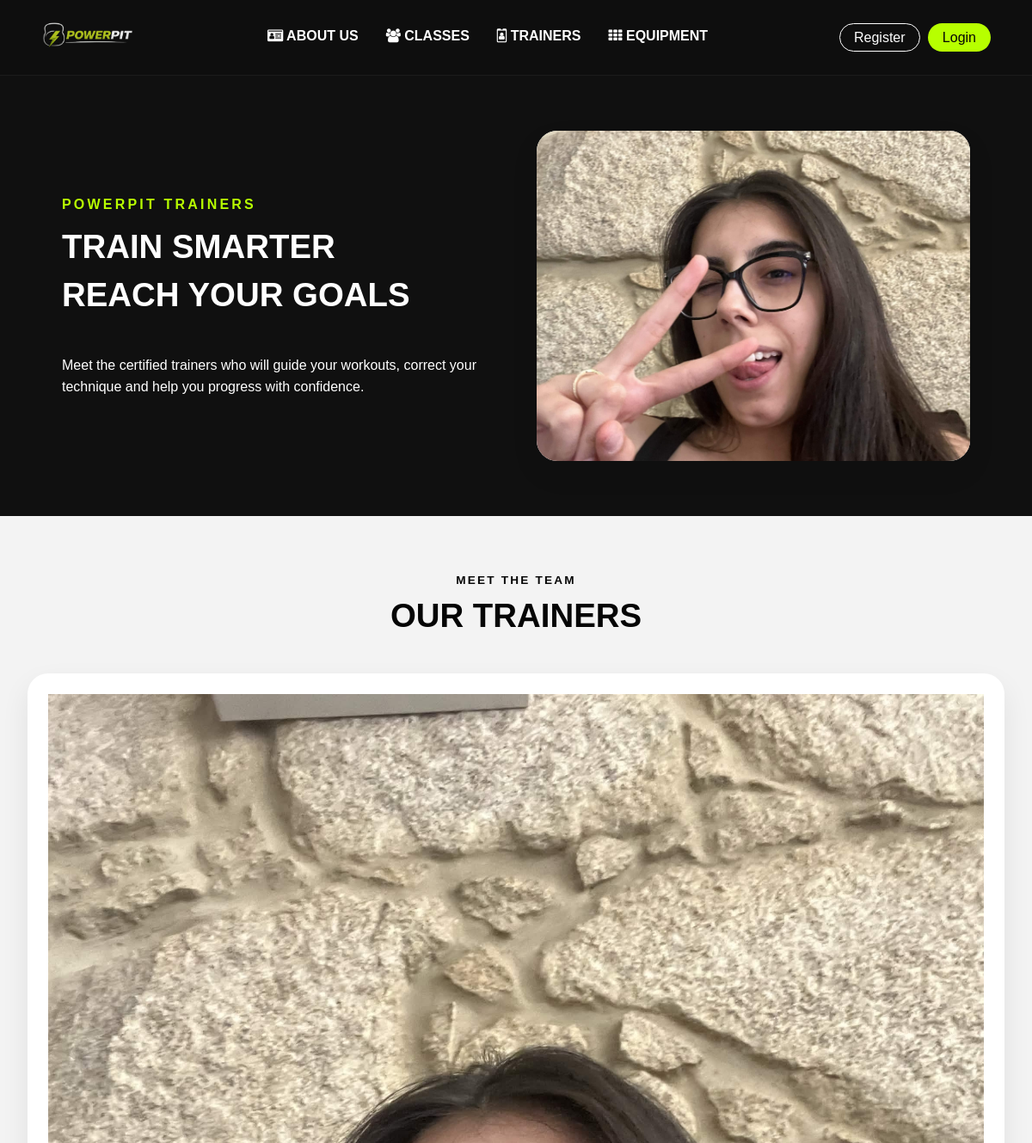
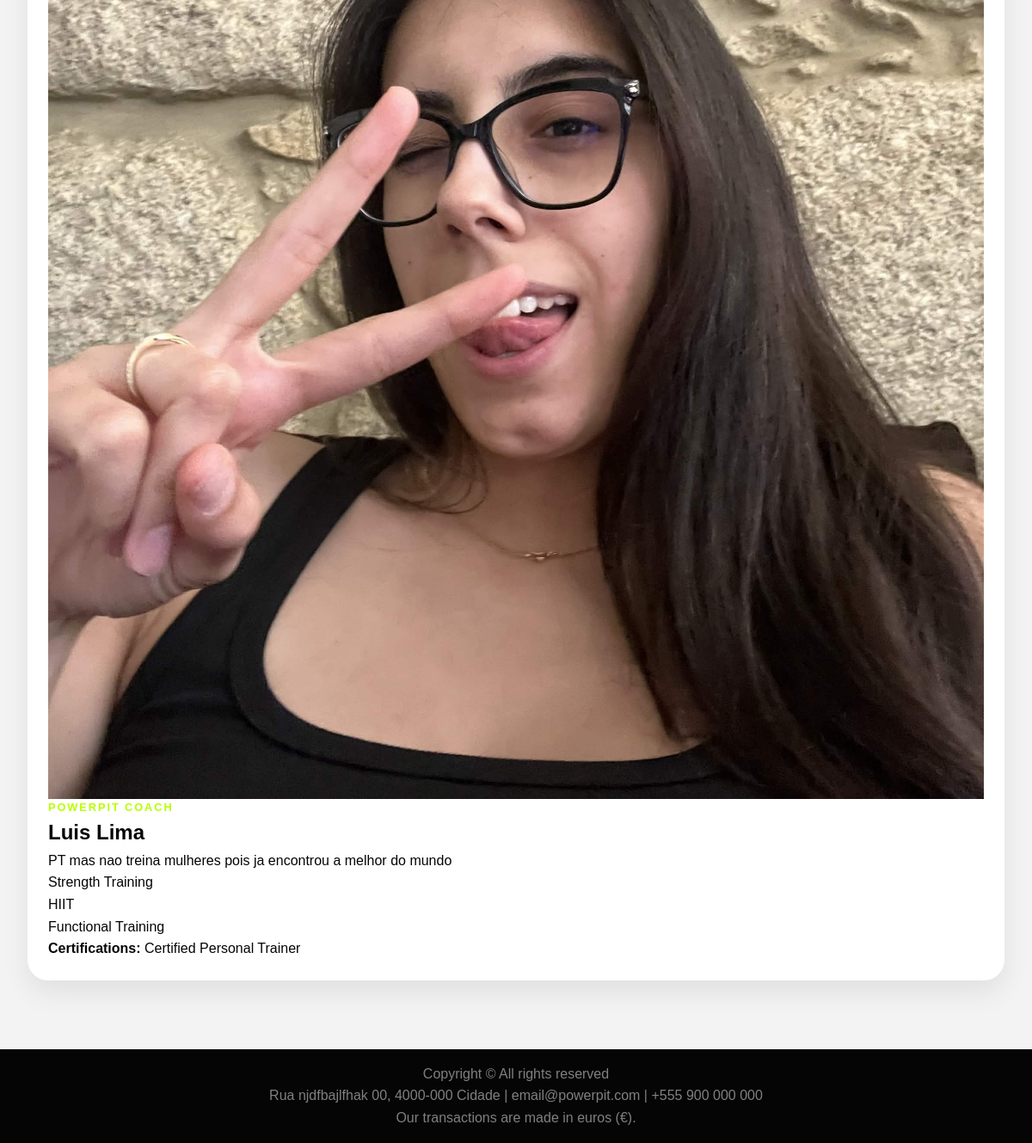
/pages/trainers.php, run on the app's committed database (2 pictures, top to bottom).
### tables this page shows
CREATE TABLE Users(
   UserId INTEGER PRIMARY KEY AUTOINCREMENT,
   Name NVARCHAR(100) NOT NULL,
   Username NVARCHAR(50) NOT NULL,
   Email NVARCHAR(100) NOT NULL,
   PasswordHash NVARCHAR(255) NOT NULL,
   Role NVARCHAR(20) NOT NULL,
   ProfileImage NVARCHAR(255),

   UNIQUE (Username),
   UNIQUE (Email)
);

CREATE TABLE Trainers(
   TrainerId INTEGER PRIMARY KEY AUTOINCREMENT,
   UserId INTEGER NOT NULL,
   Bio NVARCHAR(500),
   Specializations NVARCHAR(255),
   Certifications NVARCHAR(255),

   UNIQUE (UserId),
   FOREIGN KEY (UserId) REFERENCES Users (UserId) ON DELETE NO ACTION ON UPDATE NO ACTION
);

### pages/trainers.php (called while the page is built, shortened)
<?php
require_once(__DIR__ . '/../template/common.tpl.php');
require_once(__DIR__ . '/../template/trainers.tpl.php');
require_once(__DIR__ . '/../database/connection.db.php');
require_once(__DIR__ . '/../database/trainers.class.php');
$db = getDatabaseConnection();
$trainers = Trainers::getAllTrainers($db);
drawTrainersPage($trainers, $db);
?>

### database/trainers.class.php (called while the page is built, shortened)
<?php
require_once(__DIR__ . '/users.class.php');
class Trainers {
    private int $user_id;
    private ?string $bio;
    private ?string $specializations;
    private ?string $certifications;
    public function __construct(
        int $trainer_id,
        int $user_id,
        ?string $bio,
        ?string $specializations,
        ?string $certifications
    ) {
        $this->user_id = $user_id;
        $this->bio = $bio;
        $this->specializations = $specializations;
        $this->certifications = $certifications;
    }
    public function getBio(): ?string {
        return $this->bio;
    }
    public function getSpecializations(): ?string {
        return $this->specializations;
    }
    public function getCertifications(): ?string {
        return $this->certifications;
    }
    public function getUser(PDO $db): ?Users {
        return Users::getUser($db, $this->user_id);
    }
    public static function getAllTrainers(PDO $db): array {
        $stmt = $db->prepare('
            SELECT Trainers.*
            FROM Trainers
            JOIN Users ON Users.UserId = Trainers.UserId
            ORDER BY Users.Name
        ');
        $stmt->execute();
        $trainers = [];
        while ($row = $stmt->fetch()) {
            $trainers[] = new Trainers(
                (int)$row['TrainerId'],
                (int)$row['UserId'],
                $row['Bio'],
                $row['Specializations'],
                $row['Certifications']
            );
        }
        return $trainers;
    }
}

### database/users.class.php (called while the page is built, shortened)
<?php
require_once(__DIR__ . '/trainers.class.php');
class Users {
    private string $name;
    private ?string $profileImage;
    public function __construct(
        int $user_id,
        string $name,
        string $user_name,
        string $email,
        string $passwordHash,
        string $role,
        ?string $profileImage
    ) {
        $this->name = $name;
        $this->profileImage = $profileImage;
    }
    public function getName(): string {
        return $this->name;
    }
    public function getProfileImage(): string {
        return $this->profileImage ?? 'default.png';
    }
    public static function getUser(PDO $db, int $id): ?Users {
        $stmt = $db->prepare('
            SELECT *
            FROM Users
            WHERE UserId = ?
        ');
        $stmt->execute([$id]);
        $row = $stmt->fetch();
        return new Users(
            (int)$row['UserId'],
            $row['Name'],
            $row['Username'],
            $row['Email'],
            $row['PasswordHash'],
            $row['Role'],
            $row['ProfileImage']
        );
    }
}
?>

### template/trainers.tpl.php (the view, shortened to what this page needs)
<?php
function drawTrainersPage(array $trainers, PDO $db): void { ?>
    <main class="trainers_page">
        <?php
            $heroImage = '../assets/users/default.png';
            if (!empty($trainers)) {
                $firstUser = $trainers[0]->getUser($db);
                if ($firstUser !== null) {
                    $heroImage = '../assets/users/' . $firstUser->getProfileImage();
                }
            }
        ?>
        <section class="flex-row dark classes_feature">
            <article class="flex-item main">
                <p class="classes_label">PowerPIT Trainers</p>
                <h1>Train smarter
                    <p>Reach your goals</p>
                </h1>
                <p>
                    Meet the certified trainers who will guide your workouts,
                    correct your technique and help you progress with confidence.
                </p>
            </article>
            <aside class="flex-item side">
                <img
                    src="<?= htmlspecialchars($heroImage) ?>"
                    alt="PowerPIT trainer"
                >
            </aside>
        </section>
        <section class="classes_carousel_section">
            <header>
                <p class="classes_label">Meet the team</p>
                <h1>Our trainers</h1>
            </header>
            <?php if (empty($trainers)) { ?>
                <article class="card trainers_empty">
                    <h2>No trainers available</h2>
                    <p>There are no trainers registered at the moment.</p>
                </article>
            <?php } else { ?>
                <div class="grid trainers_grid">
                    <?php foreach ($trainers as $trainer) {
                        drawTrainerCard($trainer, $db);
                    } ?>
                </div>
            <?php } ?>
        </section>
    </main>
<?php }
function drawTrainerCard(Trainers $trainer, PDO $db): void {
    $user = $trainer->getUser($db);
    $specializations = [];
    if ($trainer->getSpecializations() !== null && $trainer->getSpecializations() !== '') {
        $specializations = array_filter(array_map(
            'trim',
            explode(',', $trainer->getSpecializations())
        ));
    }
    ?>
    <article class="card trainer_card">
        <img
            src="../assets/users/<?= htmlspecialchars($user->getProfileImage()) ?>"
            alt="<?= htmlspecialchars($user->getName()) ?>"
        >
        <div class="trainer_card_content">
            <p class="profile-member-card-label">PowerPIT Coach</p>
            <h2><?= htmlspecialchars($user->getName()) ?></h2>
            <?php if ($trainer->getBio() !== null && $trainer->getBio() !== '') { ?>
                <p class="trainer_bio">
                    <?= htmlspecialchars($trainer->getBio()) ?>
                </p>
            <?php } ?>
            <?php if (!empty($specializations)) { ?>
                <ul class="trainer_tags">
                    <?php foreach ($specializations as $specialization) { ?>
                        <li><?= htmlspecialchars($specialization) ?></li>
                    <?php } ?>
                </ul>
            <?php } ?>
            <?php if ($trainer->getCertifications() !== null && $trainer->getCertifications() !== '') { ?>
                <p class="trainer_certifications">
                    <strong>Certifications:</strong>
                    <?= htmlspecialchars($trainer->getCertifications()) ?>
                </p>
            <?php } ?>
        </div>
    </article>
<?php } ?>

### css/style.css (style rules this page uses)
:root { --lime: #b7ff00; --lime-soft: #d8ff66; --black: #050505; --black-2: #101010; --white: #ffffff; --gray-bg: #f3f3f3; --gray-card: #f8f8f8; --gray-text: #666666; --border: #e9e9e9; --shadow: 0 14px 32px rgb(0,0,0,0.08); --radius: 24px; --hero-bg: url("https://images.unsplash.com/photo-1574680178050-55c6a6a96e0a?auto=format&fit=crop&w=1600&q=80"); }
* { margin: 0; padding: 0; box-sizing: border-box; }
html { scroll-behavior: smooth; }
body { font-family: Arial, Helvetica, sans-serif; background: var(--gray-bg); color: var(--black); line-height: 1.6; }
main { width: 100%; }
img { display: block; max-width: 100%; }
ul, dl { margin: 0; padding: 0; }
li { list-style: none; }
.flex-row { display: flex; padding: 1rem; }
.flex-item { flex: 1; display: flex; flex-direction: column; justify-content: space-around; }
.flex-item.main > * { margin-left: 5rem; }
.flex-item.main p, .flex-item.main ul { margin-top: 1rem; margin-bottom: 1rem; max-width: 80%; text-align: justify; }
.flex-item.side * { width: 100%; }
.flex-row.dark { background-color: var(--black-2); color: white; }
.flex-row img { width: 100%; max-width: 820px; margin: 0 auto; object-fit: cover; background-color: var(--white); box-shadow: var(--shadow); border-radius: var(--radius); }
.grid { display: grid; grid-template-columns: repeat(auto-fit, minmax(28rem, 1fr)); gap: 2rem; padding: 1rem; }
.classes_feature { padding: 4rem 6%; gap: 3rem; align-items: center; }
.classes_feature .flex-item.main > * { margin-left: 0; }
.classes_feature .flex-item.main p, .classes_feature .flex-item.main ul { max-width: 36rem; text-align: left; }
.classes_feature .flex-item.main h1 { max-width: 34rem; font-size: 2.4rem; line-height: 1.05; text-transform: uppercase; margin-bottom: 1rem; }
.classes_feature.dark .flex-item.main h1 { color: var(--white); }
.classes_label { color: var(--lime); text-transform: uppercase; font-size: 1rem; font-weight: 900; letter-spacing: 0.2em; margin-bottom: 1rem; }
.classes_feature .flex-item.side img { width: 100%; height: 24rem; max-width: none; object-fit: cover; }
.classes_carousel_section { padding: 4rem 1rem; background: var(--gray-bg); }
.classes_carousel_section > header { width: min(78rem, 100%); margin: 0 auto 2rem; text-align: center; }
.classes_carousel_section > header h1 { color: var(--black); text-transform: uppercase; font-size: 2.4rem; line-height: 1; }
.classes_carousel_section > header .classes_label { color: var(--black); font-size: 0.85rem; letter-spacing: 0.16em; margin-bottom: 0.7rem; }

### css/widgets.css (style rules this page uses)
.card { background: var(--white); border-radius: var(--radius); box-shadow: var(--shadow); padding: 1.5rem; }
.profile-member-card-label { margin: 0; font-size: 0.8rem; font-weight: 700; text-transform: uppercase; letter-spacing: 0.15em; color: var(--lime); }

### data on the page
users: ProfileImage (picture)
trainers: UserId.ProfileImage (picture), UserId.Name "Luis Lima", Bio "PT mas nao treina mulheres pois ja encontrou a melhor do mundo", Specializations "Strength Training", Specializations "HIIT", Specializations "Functional Training", Certifications "Certified Personal Trainer"
